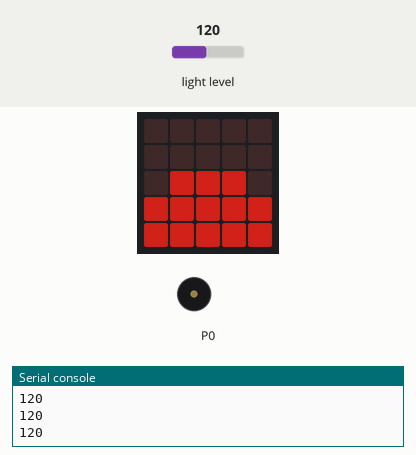
Simulated run of this program. Board: BBC micro:bit (MakeCode). On the bench: the board's 5×5 LED display, buzzer (waves = sounding), the last lines printed to the serial console. The test bench sets the inputs (shaded band); at power-on: light level 120. Dim RGB values are drawn brighter than linear.

Above: at 1.2 s.
1.3 s: light level set to 191
At 3.1 s:
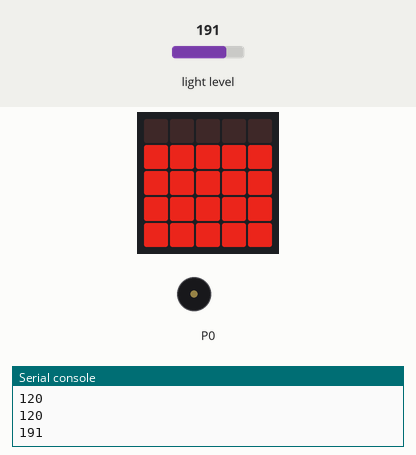
3.5 s: light level set to 5
At 6.2 s:
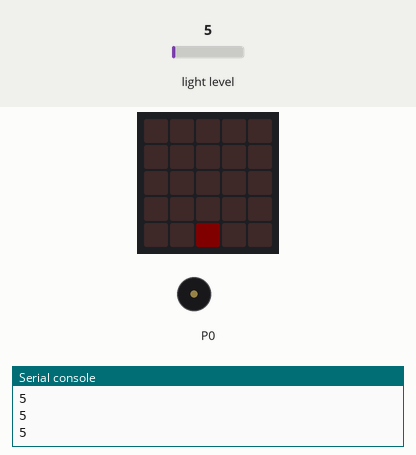
6.5 s: light level set to 64
At 7.2 s:
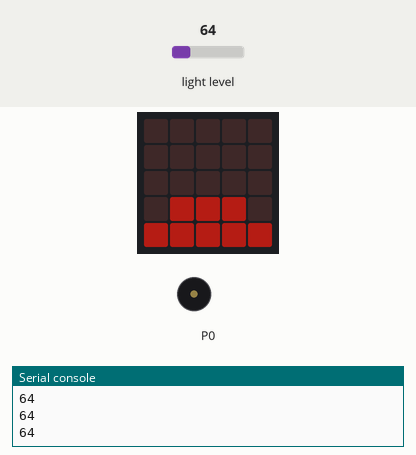
8.0 s: light level set to 128
At 8.5 s:
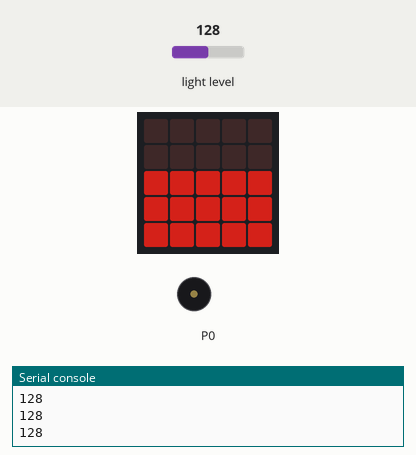
9.5 s: light level set to 250
At 11.3 s:
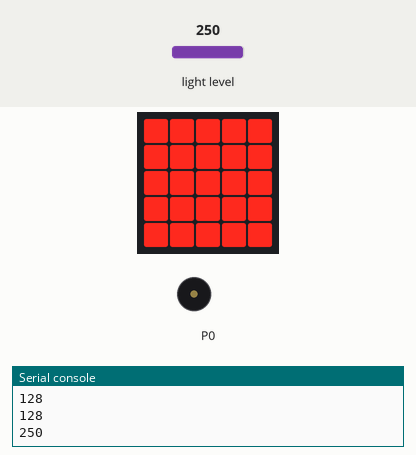
Timing chart, 0 to 12.7 s (numbered marks = the images above; inputs shaded):
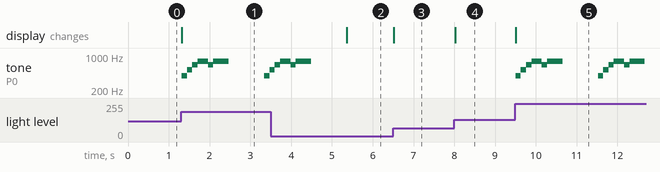

The program:

main.ts
```typescript
let i = 0
basic.forever(function () {
    i = input.lightLevel()
    led.setBrightness(i)
    led.plotBarGraph(
    i,
    255
    )
    if (led.point(2, 1)) {
        music.startMelody(music.builtInMelody(Melodies.PowerUp), MelodyOptions.Once)
        basic.pause(2000)
    }
})
```

test.ts
```typescript
// 테스트는 여기로 이동합니다; 이 패키지가 확장으로 사용될 때 컴파일되지 않을 것 입니다.
```

Measured:
- after the input at 1.3 s, tone on P0: plays 392 Hz for 0.13 s, 523 Hz for 0.13 s, 659 Hz for 0.13 s, 784 Hz for 0.26 s, 659 Hz for 0.13 s, 784 Hz for 0.38 s … (8 notes in this stretch), starting at once; the display: changes at once (image 1)
- after the input at 3.5 s, tone on P0: goes on until 4.5 s, then stays silent; the display: changes after 1.9 s (image 2)
- after the input at 6.5 s, the display: changes at once (image 3)
- after the input at 8.0 s, the display: changes at once (image 4)
- after the input at 9.5 s, tone on P0: plays 392 Hz for 0.13 s, 523 Hz for 0.13 s, 659 Hz for 0.13 s, 784 Hz for 0.26 s, 659 Hz for 0.13 s, 784 Hz for 0.38 s … (12 notes in this stretch), starting at once; the display: changes at once (image 5)
